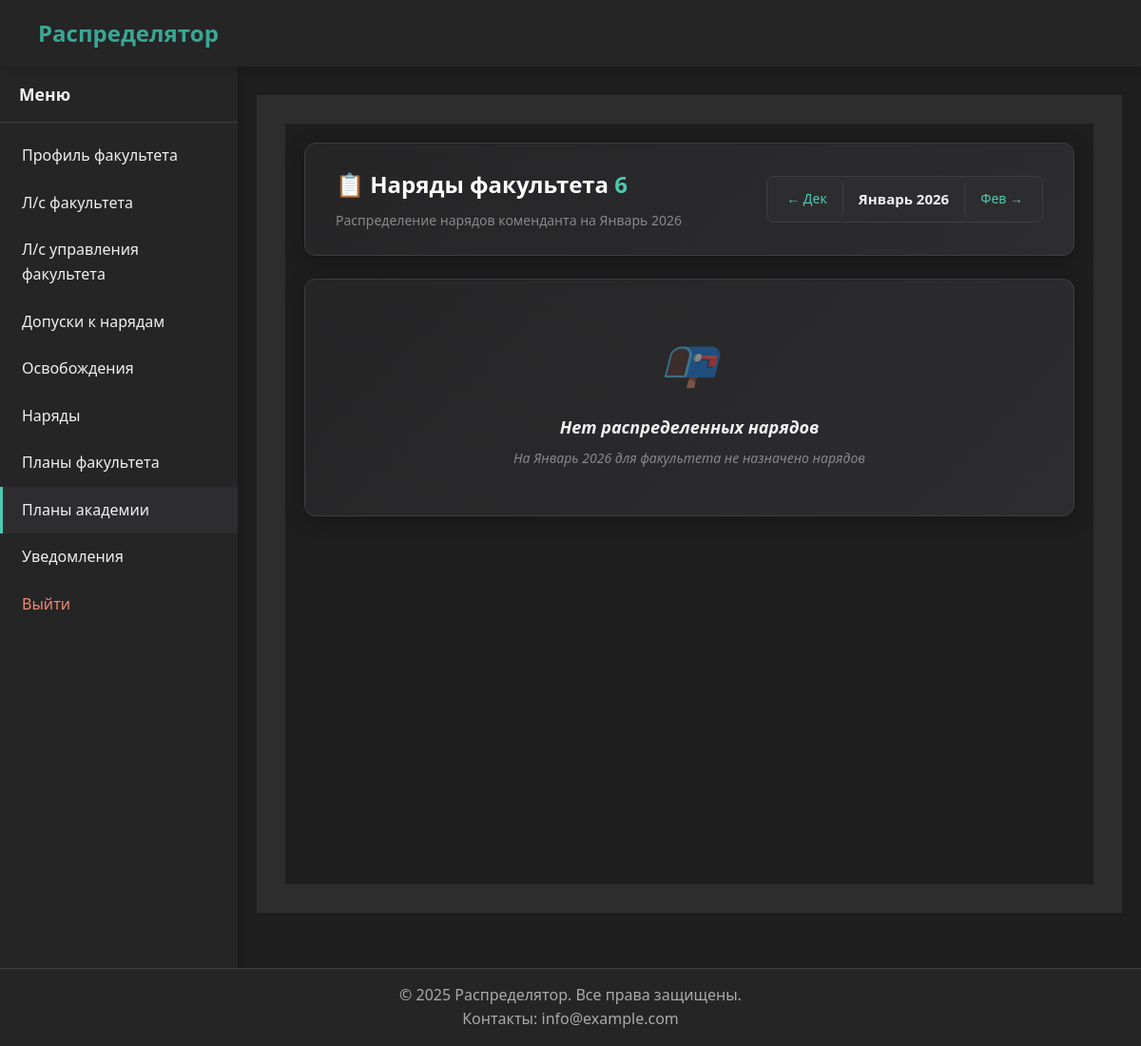
Before: /faculty/academic-duties/?year=2026&month=1 (signed in) with the older database file.
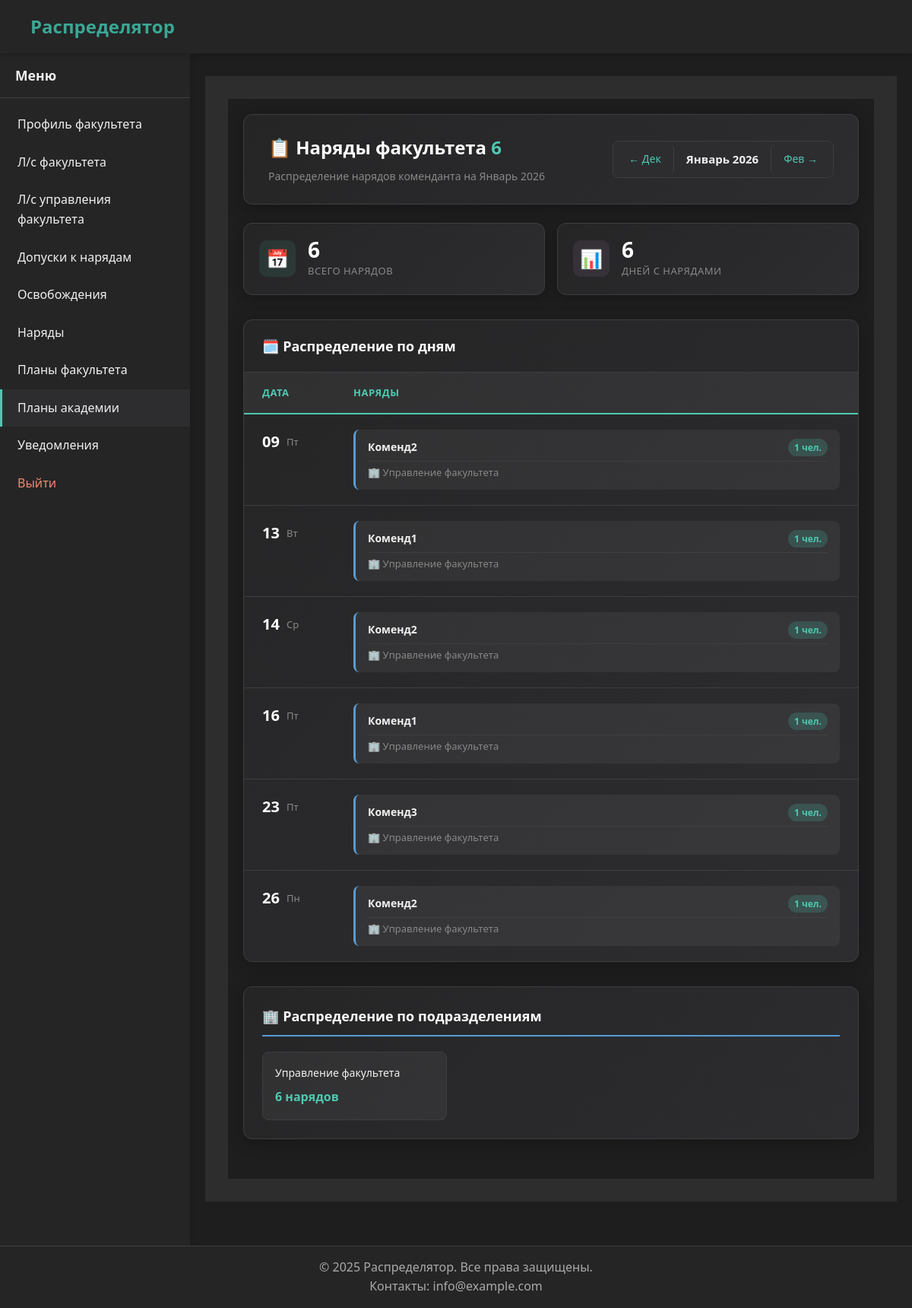
After: the same page with the newer database file.
### duty/models.py (models this page shows, shortened)
class DutySchedule(models.Model):
    duty = models.ForeignKey(
        'Duty',
        on_delete=models.CASCADE,
        verbose_name='Наряд',
        related_name='schedules'
    )
    date = models.DateField('Дата наряда')
    time_start = models.TimeField(
        'Время начала',
        null=True,
        blank=True,
        help_text='Если не указано, считается на весь день'
    )
    time_end = models.TimeField(
        'Время окончания',
        null=True,
        blank=True,
        help_text='Если не указано, считается на весь день'
    )
    assigned_unit_type = models.CharField(
        'Тип подразделения',
        max_length=20,
        choices=[('faculty', 'Факультет'), ('department', 'Кафедра')],
        null=True,
        blank=True
    )
    assigned_faculty = models.ForeignKey(
        Faculty,
        on_delete=models.SET_NULL,
        null=True,
        blank=True,
        verbose_name='Назначенный факультет',
        related_name='assigned_duty_schedules'
    )
    assigned_department = models.ForeignKey(
        Department,
        on_delete=models.SET_NULL,
        null=True,
        blank=True,
        verbose_name='Назначенная кафедра',
        related_name='assigned_duty_schedules'
    )
    is_manually_assigned = models.BooleanField(
        default=False,
        verbose_name='Назначено вручную'
    )
    created_at = models.DateTimeField('Дата создания', auto_now_add=True)
    updated_at = models.DateTimeField('Дата обновления', auto_now=True)
    class Meta:
        verbose_name = 'План наряда'
        verbose_name_plural = 'Планы нарядов'
        unique_together = ['duty', 'date', 'time_start', 'time_end']
        ordering = ['date', 'time_start']

class Duty(models.Model):
    duty_name = models.CharField('Название наряда', max_length=50)
    duty_weight = models.FloatField('Вес наряда')
    is_commandant = models.BooleanField('Добавлено комендантом', default=False)
    faculty = models.ForeignKey(
        Faculty,
        on_delete=models.SET_NULL,
        null=True,
        blank=True,
        verbose_name='Факультет',
        related_name='duties'
    )
    department = models.ForeignKey(
        Department,
        on_delete=models.SET_NULL,
        null=True,
        blank=True,
        verbose_name='Кафедра',
        related_name='duties'
    )
    people_count = models.PositiveIntegerField('Количество людей', default=1)
    assigned_faculty = models.ForeignKey(
        Faculty,
        on_delete=models.SET_NULL,
        null=True,
        blank=True,
        verbose_name='Закреплённый факультет',
        related_name='assigned_duties_as_faculty'
    )
    assigned_department = models.ForeignKey(
        Department,
        on_delete=models.SET_NULL,
        null=True,
        blank=True,
        verbose_name='Закреплённая кафедра',
        related_name='assigned_duties_as_department'
    )
    class Meta:
        verbose_name = 'Наряд'
        verbose_name_plural = 'Наряды'
        constraints = [
            models.UniqueConstraint(
                fields=['duty_name'],
                name='unique_duty_for_commandant',
                condition=Q(is_commandant=True)
            ),
            models.UniqueConstraint(
                fields=['duty_name', 'faculty'],
                name='unique_duty_for_faculty',
                condition=Q(faculty__isnull=False, department__isnull=True, is_commandant=False)
            ),
            models.UniqueConstraint(
                fields=['duty_name', 'department'],
                name='unique_duty_for_department',
                condition=Q(department__isnull=False)
            ),
        ]

### faculty/views.py (the view)
# urls.py: path('academic-duties/', views.FacultyAcademicDutiesView.as_view(), name='academic_duties'),
class FacultyAcademicDutiesView(HasFacultyMixin, TemplateView):
    template_name = 'profiles/faculty/academic_duties.html'
    def get_context_data(self, **kwargs):
        context = super().get_context_data(**kwargs)
        user = self.request.user
        faculty = user.faculty
        year = self.request.GET.get('year')
        month = self.request.GET.get('month')
        try:
            if year and month:
                current_date = datetime(int(year), int(month), 1).date()
            else:
                current_date = timezone.now().date().replace(day=1)
        except:
            current_date = timezone.now().date().replace(day=1)
        schedules = DutySchedule.objects.filter(
            Q(assigned_faculty=faculty) |
            Q(assigned_department__faculty=faculty)
        ).filter(
            date__year=current_date.year,
            date__month=current_date.month,
            duty__is_commandant=True  # Фильтр по существующему полю
        ).select_related('duty', 'assigned_faculty', 'assigned_department').order_by('date')
        schedules_by_date = defaultdict(list)
        for schedule in schedules:
            schedules_by_date[schedule.date].append(schedule)
        sorted_dates = sorted(schedules_by_date.keys())
        total_duties = schedules.count()
        total_people = sum(s.duty.people_count for s in schedules)
        dept_distribution = {}
        for schedule in schedules:
            if schedule.assigned_department:
                dept_name = schedule.assigned_department.name
                dept_distribution[dept_name] = dept_distribution.get(dept_name, 0) + 1
            else:
                dept_distribution['Управление факультета'] = dept_distribution.get('Управление факультета', 0) + 1
        prev_month = self._get_adjacent_month(current_date, -1)
        next_month = self._get_adjacent_month(current_date, 1)
        context.update({
            'faculty': faculty,
            'current_date': current_date,
            'prev_month': prev_month,
            'next_month': next_month,
            'schedules': schedules,
            'schedules_by_date': dict(schedules_by_date),
            'sorted_dates': sorted_dates,
            'total_duties': total_duties,
            'total_people': total_people,
            'dept_distribution': dept_distribution,
            'today': timezone.now().date(),
        })
        return context
    def _get_adjacent_month(self, date, delta):
        year = date.year
        month = date.month + delta
        if month > 12:
            year += 1
            month = 1
        elif month < 1:
            year -= 1
            month = 12
        return datetime(year, month, 1).date()

### core/mixins.py (called while the page is built)
    def dispatch(self, request, *args, **kwargs):
        if not hasattr(request.user, 'faculty') or not request.user.faculty:
            messages.warning(request, "У вас нет прав доступа к этому разделу")
            return redirect('home')
        return super().dispatch(request, *args, **kwargs)

### core/templatetags/custom_filters.py (called while the page is built)
@register.filter
def get_item(dictionary, key):
    return dictionary.get(key, [])

### core/utils.py (called while the page is built)
def get_user_type(user):
    if user.is_superuser:
        return 'admin'
    groups = list(user.groups.values_list('name', flat=True))
    if 'Комендант' in groups:
        return 'commandant'
    elif 'Факультет' in groups:
        return 'faculty'
    elif 'Кафедра' in groups:
        return 'department'
    return None

### templates/profiles/faculty/academic_duties.html (shortened to what the changed rows need)
{% extends "base_account.html" %}
{% load static %}
{% load custom_filters %}
{% block extra_head %}
<link rel="stylesheet" href="{% static 'css/faculty_academic_duties.css' %}">
{% endblock %}
{% block account_content %}
<div class="faculty-duties-container">
    <div class="duties-header">
        <div class="header-main">
            <h1>📋 Наряды факультета <span class="faculty-name">{{ faculty.name }}</span></h1>
        </div>
    </div>
    {% if schedules %}
    <div class="main-stats">
        <div class="stat-card total-duties">
            <div class="stat-icon">📅</div>
            <div class="stat-content">
                <div class="stat-value">{{ total_duties }}</div>
                <div class="stat-label">всего нарядов</div>
            </div>
        </div>
        <div class="stat-card days-count">
            <div class="stat-icon">📊</div>
            <div class="stat-content">
                <div class="stat-value">{{ sorted_dates|length }}</div>
                <div class="stat-label">дней с нарядами</div>
            </div>
        </div>
    </div>
    <div class="distribution-table">
        <div class="table-header">
            <h2>🗓️ Распределение по дням</h2>
        </div>
        <div class="table-container">
            <table class="duties-table">
                <thead>
                    <tr>
                        <th>Дата</th>
                        <th>Наряды</th>
                    </tr>
                </thead>
                <tbody>
                    {% for date in sorted_dates %}
                    <tr>
                        <td class="date-cell">
                            <div class="date-wrapper">
                                <span class="date-day">{{ date|date:"d" }}</span>
                                <span class="date-weekday">{{ date|date:"D" }}</span>
                            </div>
                        </td>
                        <td class="combined-cell">
                            <div class="combined-list">
                                {% for schedule in schedules_by_date|get_item:date %}
                                <div class="combined-item">
                                    <div class="combined-header">
                                        <span class="duty-name">{{ schedule.duty.duty_name }}</span>
                                        <span class="duty-meta">
                                            <span class="people-count">{{ schedule.duty.people_count }} чел.</span>
                                        </span>
                                    </div>
                                    <div class="unit-info">
                                        {% if schedule.assigned_department %}
                                        🏛️ {{ schedule.assigned_department.name }}
                                        {% else %}
                                        🏢 Управление факультета
                                        {% endif %}
                                    </div>
                                </div>
                                {% endfor %}
                            </div>
                        </td>
                    </tr>
                    {% endfor %}
                </tbody>
            </table>
        </div>
    </div>
    <div class="department-distribution">
        <div class="section-header">
            <h2>🏢 Распределение по подразделениям</h2>
        </div>
        <div class="dept-stats-grid">
            {% for dept_name, count in dept_distribution.items %}
            <div class="dept-stat">
                <div class="dept-name">{{ dept_name }}</div>
                <div class="dept-count">{{ count }} нарядов</div>
            </div>
            {% endfor %}
        </div>
    </div>
    {% else %}
    <div class="empty-state">
        <div class="empty-icon">📭</div>
        <h3>Нет распределенных нарядов</h3>
        <p>На {{ current_date|date:"F Y" }} для факультета не назначено нарядов</p>
    </div>
    {% endif %}
</div>
{% endblock %}

Changed rows visible on the page:
added DutySchedule: sorted_dates "09", sorted_dates "Пт", duty.duty_name "Коменд2", duty.people_count "1", shows "🏢 Управление факультета"
added DutySchedule: sorted_dates "13", sorted_dates "Вт", duty.duty_name "Коменд1", duty.people_count "1", shows "🏢 Управление факультета"
added DutySchedule: sorted_dates "14", sorted_dates "Ср", duty.duty_name "Коменд2", duty.people_count "1", shows "🏢 Управление факультета"
added DutySchedule: sorted_dates "16", sorted_dates "Пт", duty.duty_name "Коменд1", duty.people_count "1", shows "🏢 Управление факультета"
added DutySchedule: sorted_dates "23", sorted_dates "Пт", duty.duty_name "Коменд3", duty.people_count "1", shows "🏢 Управление факультета"
added DutySchedule: sorted_dates "26", sorted_dates "Пн", duty.duty_name "Коменд2", duty.people_count "1", shows "🏢 Управление факультета"
Other visible differences:
{{ total_duties }}: (not shown) → "6"
{{ sorted_dates|length }}: (not shown) → "6"
{{ current_date|date:"F Y" }}: "Январь 2026" → (not shown)
text no longer shown: "📭 Нет распределенных нарядов На для факультета не назначено нарядов"
text now shown: "📅 ВСЕГО НАРЯДОВ 📊 ДНЕЙ С НАРЯДАМИ 🗓️ Распределение по дням ДАТА НАРЯДЫ 🏢 Распределение по подразделениям"
new list line: "Управление факультета 6 нарядов"
